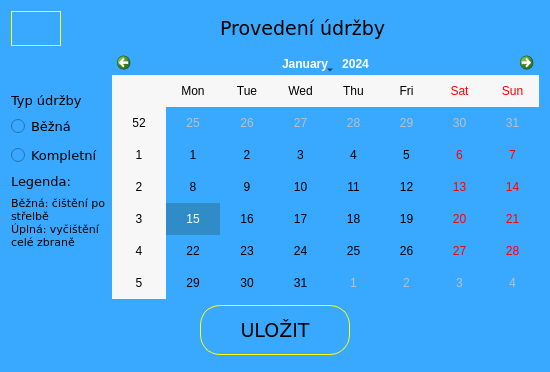
<?xml version="1.0" encoding="UTF-8"?>
<ui version="4.0">
 <class>dlg_arsenal_maintenance</class>
 <widget class="QDialog" name="dlg_arsenal_maintenance">
  <property name="geometry">
   <rect>
    <x>0</x>
    <y>0</y>
    <width>550</width>
    <height>372</height>
   </rect>
  </property>
  <property name="windowTitle">
   <string>Dialog</string>
  </property>
  <property name="styleSheet">
   <string notr="true">background-color: rgb(57, 169, 255);




</string>
  </property>
  <layout class="QVBoxLayout" name="verticalLayout_3">
   <item>
    <layout class="QHBoxLayout" name="horizontalLayout">
     <item>
      <widget class="QPushButton" name="PB_Maintenance_back">
       <property name="sizePolicy">
        <sizepolicy hsizetype="Preferred" vsizetype="Preferred">
         <horstretch>0</horstretch>
         <verstretch>0</verstretch>
        </sizepolicy>
       </property>
       <property name="minimumSize">
        <size>
         <width>50</width>
         <height>0</height>
        </size>
       </property>
       <property name="maximumSize">
        <size>
         <width>50</width>
         <height>16777215</height>
        </size>
       </property>
       <property name="font">
        <font>
         <family>Verdana</family>
         <pointsize>21</pointsize>
        </font>
       </property>
       <property name="styleSheet">
        <string notr="true">QPushButton{border-radius: 20px;
image: url(:/icons/resourcefolder/icons8-close-50.png);
border: 1px solid yellow;
}
QPushButton:hover{  background: qlineargradient(spread:reflect, x1:0.1, y1:0.5, x2:1, y2:0, stop:0 rgba(160, 220, 255,255), stop:1 rgba(160, 220, 255, 255));
}</string>
       </property>
       <property name="text">
        <string/>
       </property>
      </widget>
     </item>
     <item>
      <spacer name="horizontalSpacer_2">
       <property name="orientation">
        <enum>Qt::Horizontal</enum>
       </property>
       <property name="sizeHint" stdset="0">
        <size>
         <width>40</width>
         <height>20</height>
        </size>
       </property>
      </spacer>
     </item>
     <item>
      <widget class="QLabel" name="label">
       <property name="font">
        <font>
         <family>Verdana</family>
         <pointsize>14</pointsize>
        </font>
       </property>
       <property name="text">
        <string>Provedení údržby</string>
       </property>
      </widget>
     </item>
     <item>
      <spacer name="horizontalSpacer">
       <property name="orientation">
        <enum>Qt::Horizontal</enum>
       </property>
       <property name="sizeHint" stdset="0">
        <size>
         <width>40</width>
         <height>20</height>
        </size>
       </property>
      </spacer>
     </item>
    </layout>
   </item>
   <item>
    <layout class="QHBoxLayout" name="horizontalLayout_3">
     <item>
      <layout class="QVBoxLayout" name="verticalLayout_2">
       <item>
        <layout class="QVBoxLayout" name="verticalLayout">
         <item>
          <spacer name="verticalSpacer">
           <property name="orientation">
            <enum>Qt::Vertical</enum>
           </property>
           <property name="sizeHint" stdset="0">
            <size>
             <width>20</width>
             <height>40</height>
            </size>
           </property>
          </spacer>
         </item>
         <item>
          <widget class="QLabel" name="label_2">
           <property name="maximumSize">
            <size>
             <width>16777215</width>
             <height>35</height>
            </size>
           </property>
           <property name="font">
            <font>
             <family>Verdana</family>
             <pointsize>10</pointsize>
            </font>
           </property>
           <property name="text">
            <string>Typ údržby</string>
           </property>
          </widget>
         </item>
         <item>
          <widget class="QRadioButton" name="RB_Partial">
           <property name="font">
            <font>
             <family>Verdana</family>
             <pointsize>10</pointsize>
            </font>
           </property>
           <property name="text">
            <string>Běžná</string>
           </property>
          </widget>
         </item>
         <item>
          <widget class="QRadioButton" name="RB_Complete">
           <property name="font">
            <font>
             <family>Verdana</family>
             <pointsize>10</pointsize>
            </font>
           </property>
           <property name="text">
            <string>Kompletní</string>
           </property>
          </widget>
         </item>
        </layout>
       </item>
       <item>
        <widget class="QLabel" name="label_3">
         <property name="maximumSize">
          <size>
           <width>16777215</width>
           <height>25</height>
          </size>
         </property>
         <property name="font">
          <font>
           <family>Verdana</family>
           <pointsize>10</pointsize>
          </font>
         </property>
         <property name="text">
          <string>Legenda:</string>
         </property>
        </widget>
       </item>
       <item>
        <widget class="QLabel" name="label_4">
         <property name="maximumSize">
          <size>
           <width>16777215</width>
           <height>70</height>
          </size>
         </property>
         <property name="font">
          <font>
           <family>Verdana</family>
           <pointsize>8</pointsize>
          </font>
         </property>
         <property name="text">
          <string>Běžná: čištění po
střelbě
Úplná: vyčištění
celé zbraně</string>
         </property>
        </widget>
       </item>
       <item>
        <spacer name="verticalSpacer_2">
         <property name="orientation">
          <enum>Qt::Vertical</enum>
         </property>
         <property name="sizeHint" stdset="0">
          <size>
           <width>20</width>
           <height>40</height>
          </size>
         </property>
        </spacer>
       </item>
      </layout>
     </item>
     <item>
      <widget class="QCalendarWidget" name="calendarWidget"/>
     </item>
    </layout>
   </item>
   <item>
    <layout class="QHBoxLayout" name="horizontalLayout_2">
     <item>
      <spacer name="horizontalSpacer_3">
       <property name="orientation">
        <enum>Qt::Horizontal</enum>
       </property>
       <property name="sizeHint" stdset="0">
        <size>
         <width>40</width>
         <height>20</height>
        </size>
       </property>
      </spacer>
     </item>
     <item>
      <widget class="QPushButton" name="PB_Yes">
       <property name="sizePolicy">
        <sizepolicy hsizetype="Preferred" vsizetype="Preferred">
         <horstretch>0</horstretch>
         <verstretch>0</verstretch>
        </sizepolicy>
       </property>
       <property name="minimumSize">
        <size>
         <width>150</width>
         <height>50</height>
        </size>
       </property>
       <property name="maximumSize">
        <size>
         <width>150</width>
         <height>50</height>
        </size>
       </property>
       <property name="font">
        <font>
         <family>Verdana</family>
         <pointsize>14</pointsize>
        </font>
       </property>
       <property name="styleSheet">
        <string notr="true">QPushButton{border-radius: 20px;
border: 1px solid yellow;
}
QPushButton:hover{  background: qlineargradient(spread:reflect, x1:0.1, y1:0.5, x2:1, y2:0, stop:0 rgba(160, 220, 255,255), stop:1 rgba(160, 220, 255, 255));
}</string>
       </property>
       <property name="text">
        <string>ULOŽIT</string>
       </property>
      </widget>
     </item>
     <item>
      <spacer name="horizontalSpacer_4">
       <property name="orientation">
        <enum>Qt::Horizontal</enum>
       </property>
       <property name="sizeHint" stdset="0">
        <size>
         <width>40</width>
         <height>20</height>
        </size>
       </property>
      </spacer>
     </item>
    </layout>
   </item>
   <item>
    <widget class="QLabel" name="WeaponID">
     <property name="maximumSize">
      <size>
       <width>0</width>
       <height>0</height>
      </size>
     </property>
     <property name="text">
      <string/>
     </property>
    </widget>
   </item>
  </layout>
 </widget>
 <resources/>
 <connections/>
</ui>
